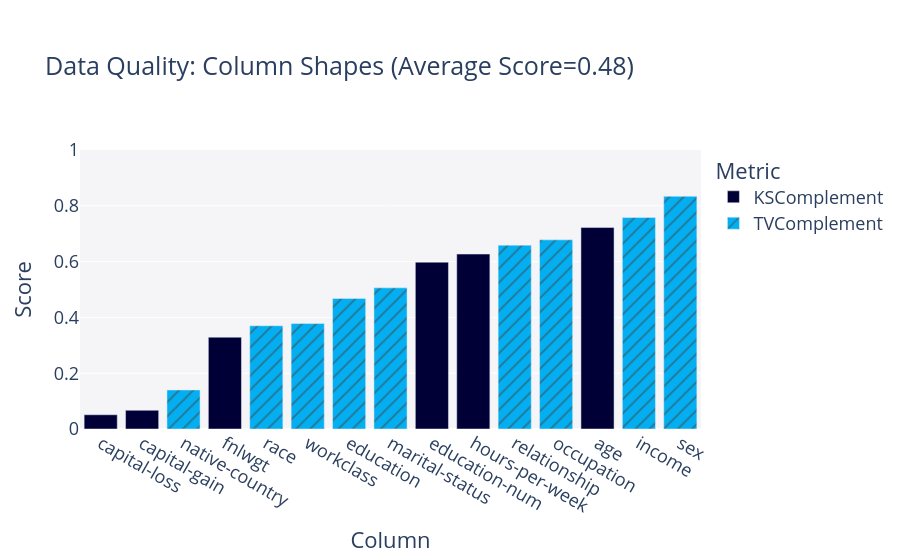

Write notebook code for a chart like this one.
### Markdown cell above
## Statistical similarity evaluation

### Code cell
metadata = convert_metadata_to_sdm_format(full_ds.description.schema)
quality_report = QualityReport()
quality_report.generate(train_ds.data, synth_data.data, metadata)
fig = quality_report.get_visualization(property_name='Column Shapes')
fig.show()

results_exp['Column Pair Trends'] = quality_report.get_details('Column Pair Trends').mean()['Score']
results_exp['Column Shapes'] = quality_report.get_details('Column Shapes').mean()['Score']

### Figure 1 — Plotly figure (JSON) as saved in the notebook; plotly's stock layout.template omitted (floating-point values rounded to 4 significant figures)
{"data": [{"alignmentgroup": "True", "customdata": [["KSComplement"], ["KSComplement"], ["KSComplement"], ["KSComplement"], ["KSComplement"], ["KSComplement"]], "hovertemplate": "<b>%{hovertext}</b><br><br>Metric=%{customdata[0]}<br>Score=%{y}<extra></extra>", "hovertext": ["age", "fnlwgt", "education-num", "capital-gain", "capital-loss", "hours-per-week"], "legendgroup": "KSComplement", "marker": {"color": "#000036", "pattern": {"shape": ""}}, "name": "KSComplement", "offsetgroup": "KSComplement", "orientation": "v", "showlegend": true, "textposition": "auto", "type": "bar", "x": ["age", "fnlwgt", "education-num", "capital-gain", "capital-loss", "hours-per-week"], "xaxis": "x", "y": [0.722, 0.329, 0.598, 0.067, 0.051, 0.627], "yaxis": "y"}, {"alignmentgroup": "True", "customdata": [["TVComplement"], ["TVComplement"], ["TVComplement"], ["TVComplement"], ["TVComplement"], ["TVComplement"], ["TVComplement"], ["TVComplement"], ["TVComplement"]], "hovertemplate": "<b>%{hovertext}</b><br><br>Metric=%{customdata[0]}<br>Score=%{y}<extra></extra>", "hovertext": ["workclass", "education", "marital-status", "occupation", "relationship", "race", "sex", "native-country", "income"], "legendgroup": "TVComplement", "marker": {"color": "#03AFF1", "pattern": {"shape": "/"}}, "name": "TVComplement", "offsetgroup": "TVComplement", "orientation": "v", "showlegend": true, "textposition": "auto", "type": "bar", "x": ["workclass", "education", "marital-status", "occupation", "relationship", "race", "sex", "native-country", "income"], "xaxis": "x", "y": [0.378, 0.468, 0.506, 0.678, 0.659, 0.37, 0.834, 0.14, 0.758], "yaxis": "y"}], "layout": {"barmode": "relative", "font": {"size": 18}, "legend": {"title": {"text": "Metric"}, "tracegroupgap": 0}, "margin": {"t": 150}, "plot_bgcolor": "#F5F5F8", "title": {"text": "Data Quality: Column Shapes (Average Score=0.48)"}, "xaxis": {"anchor": "y", "categoryorder": "total ascending", "domain": [0, 1], "title": {"text": "Column"}}, "yaxis": {"anchor": "x", "domain": [0, 1], "range": [0, 1], "title": {"text": "Score"}}}}
